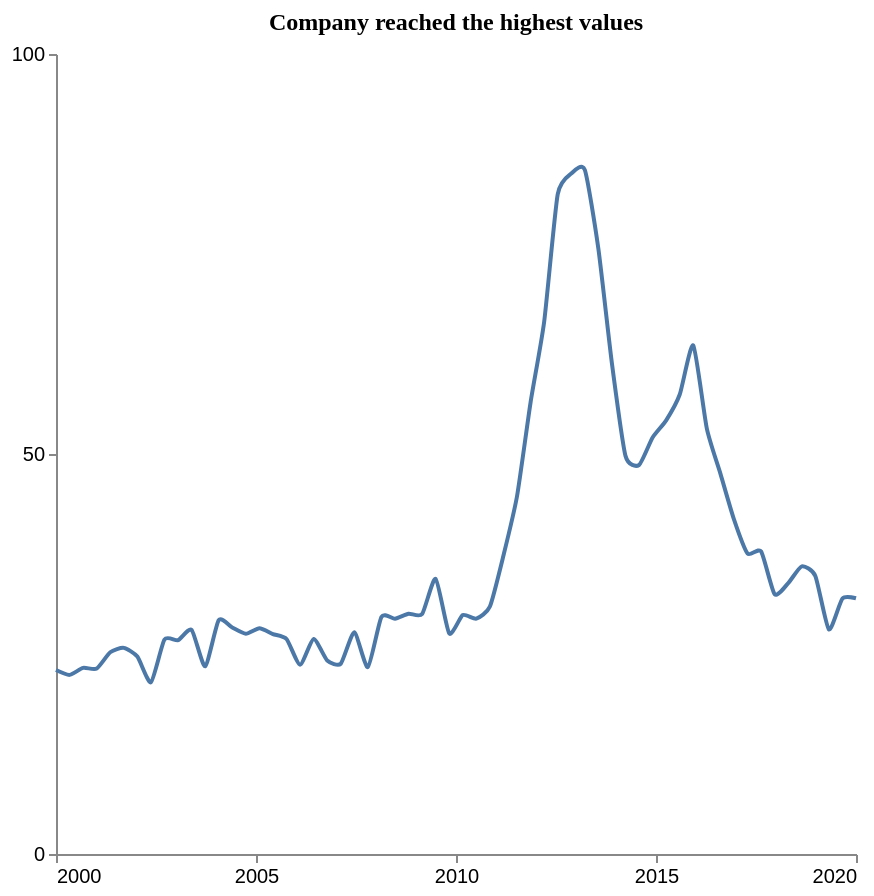

This figure's Vega-Lite source:
### Vega-Lite specification from a JSON file in a GitHub repository (floating-point values rounded to 4 significant figures)
{"$schema": "https://vega.github.io/schema/vega-lite/v5.json", "description": "Pattern: Peak", "data": {"values": [{"X": 2000.0, "Y": 23.0}, {"X": 2000.0, "Y": 22.39}, {"X": 2001.0, "Y": 23.26}, {"X": 2001.0, "Y": 23.18}, {"X": 2001.0, "Y": 25.22}, {"X": 2002.0, "Y": 25.77}, {"X": 2002.0, "Y": 24.68}, {"X": 2002.0, "Y": 21.47}, {"X": 2003.0, "Y": 26.81}, {"X": 2003.0, "Y": 26.72}, {"X": 2003.0, "Y": 28.02}, {"X": 2004.0, "Y": 23.47}, {"X": 2004.0, "Y": 29.24}, {"X": 2004.0, "Y": 28.31}, {"X": 2005.0, "Y": 27.53}, {"X": 2005.0, "Y": 28.21}, {"X": 2005.0, "Y": 27.49}, {"X": 2006.0, "Y": 26.87}, {"X": 2006.0, "Y": 23.66}, {"X": 2006.0, "Y": 26.87}, {"X": 2007.0, "Y": 24.2}, {"X": 2007.0, "Y": 23.78}, {"X": 2007.0, "Y": 27.72}, {"X": 2008.0, "Y": 23.36}, {"X": 2008.0, "Y": 29.63}, {"X": 2008.0, "Y": 29.42}, {"X": 2009.0, "Y": 30.04}, {"X": 2009.0, "Y": 29.99}, {"X": 2009.0, "Y": 34.4}, {"X": 2010.0, "Y": 27.58}, {"X": 2010.0, "Y": 29.86}, {"X": 2011.0, "Y": 29.41}, {"X": 2011.0, "Y": 30.94}, {"X": 2011.0, "Y": 37.31}, {"X": 2012.0, "Y": 44.72}, {"X": 2012.0, "Y": 56.46}, {"X": 2012.0, "Y": 66.5}, {"X": 2013.0, "Y": 82.45}, {"X": 2013.0, "Y": 85.05}, {"X": 2013.0, "Y": 85.52}, {"X": 2014.0, "Y": 75.65}, {"X": 2014.0, "Y": 61.31}, {"X": 2014.0, "Y": 49.77}, {"X": 2015.0, "Y": 48.63}, {"X": 2015.0, "Y": 52.06}, {"X": 2015.0, "Y": 54.21}, {"X": 2016.0, "Y": 57.43}, {"X": 2016.0, "Y": 63.56}, {"X": 2016.0, "Y": 53.16}, {"X": 2017.0, "Y": 47.55}, {"X": 2017.0, "Y": 41.83}, {"X": 2017.0, "Y": 37.57}, {"X": 2018.0, "Y": 37.82}, {"X": 2018.0, "Y": 32.47}, {"X": 2018.0, "Y": 33.86}, {"X": 2019.0, "Y": 35.95}, {"X": 2019.0, "Y": 34.76}, {"X": 2019.0, "Y": 28.07}, {"X": 2020.0, "Y": 31.93}, {"X": 2020.0, "Y": 31.96}]}, "mark": {"type": "line", "interpolate": "cardinal", "tension": 0.4}, "encoding": {"x": {"field": "X", "type": "quantitative", "title": "", "axis": {"grid": false, "format": "d", "values": [2000, 2005, 2010, 2015, 2020], "tickSize": 4}, "scale": {"domain": [2000, 2020]}}, "y": {"field": "Y", "type": "quantitative", "title": "", "axis": {"grid": false, "format": "d", "values": [0, 50, 100], "tickSize": 4, "tickOpacity": 1}, "scale": {"domain": [0, 100]}}}, "title": {"text": "Company reached the highest values", "anchor": "middle", "font": "Tahoma", "fontSize": 12}, "config": {"lineBreak": "^", "view": {"stroke": null}}, "height": 400, "width": 400, "autosize": "pad"}
